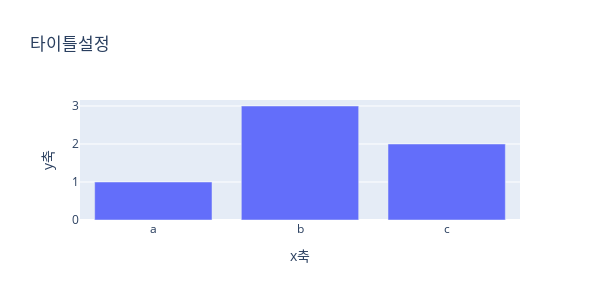

Source (notebook cell):
### Markdown cell above
# plotly 기본문법

### Code cell
# express 방식
fig = px.bar(x = ['a', 'b', 'c'], y = [1, 3, 2], 
             width = 600, height = 300, 
             title='타이틀설정') 
# width = 가로, height = 세로

# 축레이블명 바꾸려면 똑같이 update_layout 써야함
fig.update_layout(
    xaxis_title = 'x축',
    yaxis_title = 'y축')
fig.show()

### Figure 1 — Plotly figure (JSON) as saved in the notebook; plotly's stock layout.template omitted (floating-point values rounded to 4 significant figures)
{"data": [{"alignmentgroup": "True", "hovertemplate": "x=%{x}<br>y=%{y}<extra></extra>", "legendgroup": "", "marker": {"color": "#636efa", "pattern": {"shape": ""}}, "name": "", "offsetgroup": "", "orientation": "v", "showlegend": false, "textposition": "auto", "type": "bar", "x": ["a", "b", "c"], "xaxis": "x", "y": [1, 3, 2], "yaxis": "y"}], "layout": {"barmode": "relative", "height": 300, "legend": {"tracegroupgap": 0}, "title": {"text": "타이틀설정"}, "width": 600, "xaxis": {"anchor": "y", "autorange": true, "domain": [0, 1], "range": [-0.5, 2.5], "title": {"text": "x축"}, "type": "category"}, "yaxis": {"anchor": "x", "autorange": true, "domain": [0, 1], "range": [0, 3.158], "title": {"text": "y축"}, "type": "linear"}}}
